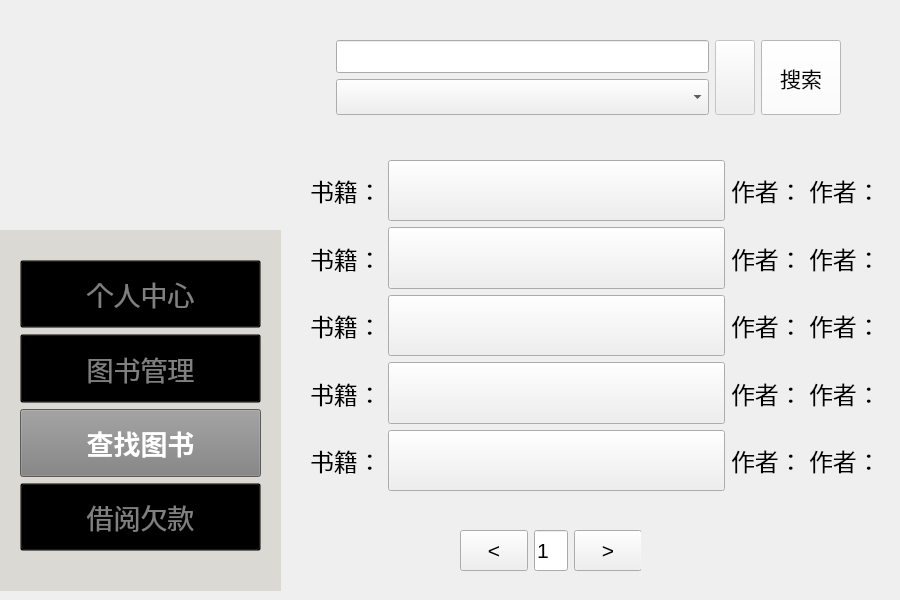
<?xml version="1.0" encoding="UTF-8"?>
<ui version="4.0">
 <class>findbook</class>
 <widget class="QWidget" name="findbook">
  <property name="geometry">
   <rect>
    <x>0</x>
    <y>0</y>
    <width>900</width>
    <height>600</height>
   </rect>
  </property>
  <property name="sizePolicy">
   <sizepolicy hsizetype="Ignored" vsizetype="Preferred">
    <horstretch>0</horstretch>
    <verstretch>0</verstretch>
   </sizepolicy>
  </property>
  <property name="windowTitle">
   <string>Form</string>
  </property>
  <widget class="QWidget" name="verticalLayoutWidget_4">
   <property name="geometry">
    <rect>
     <x>310</x>
     <y>160</y>
     <width>571</width>
     <height>331</height>
    </rect>
   </property>
   <layout class="QVBoxLayout" name="verticalLayout_3">
    <item>
     <layout class="QHBoxLayout" name="horizontalLayout_11">
      <item>
       <widget class="QLabel" name="n1">
        <property name="sizePolicy">
         <sizepolicy hsizetype="Fixed" vsizetype="Preferred">
          <horstretch>0</horstretch>
          <verstretch>0</verstretch>
         </sizepolicy>
        </property>
        <property name="font">
         <font>
          <pointsize>18</pointsize>
         </font>
        </property>
        <property name="text">
         <string>书籍：</string>
        </property>
       </widget>
      </item>
      <item>
       <widget class="QPushButton" name="bookk">
        <property name="sizePolicy">
         <sizepolicy hsizetype="Preferred" vsizetype="Expanding">
          <horstretch>0</horstretch>
          <verstretch>0</verstretch>
         </sizepolicy>
        </property>
        <property name="font">
         <font>
          <pointsize>14</pointsize>
         </font>
        </property>
        <property name="styleSheet">
         <string notr="true">border: none;
    background-color: rgba(0, 0, 0, 0); /* 设置背景颜色为透明}</string>
        </property>
        <property name="text">
         <string> </string>
        </property>
       </widget>
      </item>
      <item>
       <widget class="QLabel" name="n11">
        <property name="sizePolicy">
         <sizepolicy hsizetype="Fixed" vsizetype="Preferred">
          <horstretch>0</horstretch>
          <verstretch>0</verstretch>
         </sizepolicy>
        </property>
        <property name="font">
         <font>
          <pointsize>18</pointsize>
         </font>
        </property>
        <property name="text">
         <string>作者：</string>
        </property>
       </widget>
      </item>
      <item>
       <widget class="QLabel" name="author1">
        <property name="sizePolicy">
         <sizepolicy hsizetype="Fixed" vsizetype="Preferred">
          <horstretch>0</horstretch>
          <verstretch>0</verstretch>
         </sizepolicy>
        </property>
        <property name="font">
         <font>
          <pointsize>18</pointsize>
         </font>
        </property>
        <property name="text">
         <string>作者：</string>
        </property>
       </widget>
      </item>
     </layout>
    </item>
    <item>
     <layout class="QHBoxLayout" name="horizontalLayout_10">
      <item>
       <widget class="QLabel" name="n2">
        <property name="sizePolicy">
         <sizepolicy hsizetype="Fixed" vsizetype="Preferred">
          <horstretch>0</horstretch>
          <verstretch>0</verstretch>
         </sizepolicy>
        </property>
        <property name="font">
         <font>
          <pointsize>18</pointsize>
         </font>
        </property>
        <property name="text">
         <string>书籍：</string>
        </property>
       </widget>
      </item>
      <item>
       <widget class="QPushButton" name="bookk2">
        <property name="sizePolicy">
         <sizepolicy hsizetype="Preferred" vsizetype="Expanding">
          <horstretch>0</horstretch>
          <verstretch>0</verstretch>
         </sizepolicy>
        </property>
        <property name="font">
         <font>
          <pointsize>14</pointsize>
         </font>
        </property>
        <property name="styleSheet">
         <string notr="true">border: none;
    background-color: rgba(0, 0, 0, 0); /* 设置背景颜色为透明}</string>
        </property>
        <property name="text">
         <string> </string>
        </property>
       </widget>
      </item>
      <item>
       <widget class="QLabel" name="n22">
        <property name="sizePolicy">
         <sizepolicy hsizetype="Fixed" vsizetype="Preferred">
          <horstretch>0</horstretch>
          <verstretch>0</verstretch>
         </sizepolicy>
        </property>
        <property name="font">
         <font>
          <pointsize>18</pointsize>
         </font>
        </property>
        <property name="text">
         <string>作者：</string>
        </property>
       </widget>
      </item>
      <item>
       <widget class="QLabel" name="author2">
        <property name="sizePolicy">
         <sizepolicy hsizetype="Fixed" vsizetype="Preferred">
          <horstretch>0</horstretch>
          <verstretch>0</verstretch>
         </sizepolicy>
        </property>
        <property name="font">
         <font>
          <pointsize>18</pointsize>
         </font>
        </property>
        <property name="text">
         <string>作者：</string>
        </property>
       </widget>
      </item>
     </layout>
    </item>
    <item>
     <layout class="QHBoxLayout" name="horizontalLayout_9">
      <item>
       <widget class="QLabel" name="n3">
        <property name="sizePolicy">
         <sizepolicy hsizetype="Fixed" vsizetype="Preferred">
          <horstretch>0</horstretch>
          <verstretch>0</verstretch>
         </sizepolicy>
        </property>
        <property name="font">
         <font>
          <pointsize>18</pointsize>
         </font>
        </property>
        <property name="text">
         <string>书籍：</string>
        </property>
       </widget>
      </item>
      <item>
       <widget class="QPushButton" name="bookk3">
        <property name="sizePolicy">
         <sizepolicy hsizetype="Preferred" vsizetype="Expanding">
          <horstretch>0</horstretch>
          <verstretch>0</verstretch>
         </sizepolicy>
        </property>
        <property name="font">
         <font>
          <pointsize>14</pointsize>
         </font>
        </property>
        <property name="styleSheet">
         <string notr="true">border: none;
    background-color: rgba(0, 0, 0, 0); /* 设置背景颜色为透明}</string>
        </property>
        <property name="text">
         <string> </string>
        </property>
       </widget>
      </item>
      <item>
       <widget class="QLabel" name="n33">
        <property name="sizePolicy">
         <sizepolicy hsizetype="Fixed" vsizetype="Preferred">
          <horstretch>0</horstretch>
          <verstretch>0</verstretch>
         </sizepolicy>
        </property>
        <property name="font">
         <font>
          <pointsize>18</pointsize>
         </font>
        </property>
        <property name="text">
         <string>作者：</string>
        </property>
       </widget>
      </item>
      <item>
       <widget class="QLabel" name="author3">
        <property name="sizePolicy">
         <sizepolicy hsizetype="Fixed" vsizetype="Preferred">
          <horstretch>0</horstretch>
          <verstretch>0</verstretch>
         </sizepolicy>
        </property>
        <property name="font">
         <font>
          <pointsize>18</pointsize>
         </font>
        </property>
        <property name="text">
         <string>作者：</string>
        </property>
       </widget>
      </item>
     </layout>
    </item>
    <item>
     <layout class="QHBoxLayout" name="horizontalLayout_6">
      <item>
       <widget class="QLabel" name="n4">
        <property name="sizePolicy">
         <sizepolicy hsizetype="Fixed" vsizetype="Preferred">
          <horstretch>0</horstretch>
          <verstretch>0</verstretch>
         </sizepolicy>
        </property>
        <property name="font">
         <font>
          <pointsize>18</pointsize>
         </font>
        </property>
        <property name="text">
         <string>书籍：</string>
        </property>
       </widget>
      </item>
      <item>
       <widget class="QPushButton" name="bookk4">
        <property name="sizePolicy">
         <sizepolicy hsizetype="Preferred" vsizetype="Expanding">
          <horstretch>0</horstretch>
          <verstretch>0</verstretch>
         </sizepolicy>
        </property>
        <property name="font">
         <font>
          <pointsize>14</pointsize>
         </font>
        </property>
        <property name="styleSheet">
         <string notr="true">border: none;
    background-color: rgba(0, 0, 0, 0); /* 设置背景颜色为透明}</string>
        </property>
        <property name="text">
         <string> </string>
        </property>
       </widget>
      </item>
      <item>
       <widget class="QLabel" name="n44">
        <property name="sizePolicy">
         <sizepolicy hsizetype="Fixed" vsizetype="Preferred">
          <horstretch>0</horstretch>
          <verstretch>0</verstretch>
         </sizepolicy>
        </property>
        <property name="font">
         <font>
          <pointsize>18</pointsize>
         </font>
        </property>
        <property name="text">
         <string>作者：</string>
        </property>
       </widget>
      </item>
      <item>
       <widget class="QLabel" name="author4">
        <property name="sizePolicy">
         <sizepolicy hsizetype="Fixed" vsizetype="Preferred">
          <horstretch>0</horstretch>
          <verstretch>0</verstretch>
         </sizepolicy>
        </property>
        <property name="font">
         <font>
          <pointsize>18</pointsize>
         </font>
        </property>
        <property name="text">
         <string>作者：</string>
        </property>
       </widget>
      </item>
     </layout>
    </item>
    <item>
     <layout class="QHBoxLayout" name="horizontalLayout_4">
      <item>
       <widget class="QLabel" name="n5">
        <property name="sizePolicy">
         <sizepolicy hsizetype="Fixed" vsizetype="Preferred">
          <horstretch>0</horstretch>
          <verstretch>0</verstretch>
         </sizepolicy>
        </property>
        <property name="font">
         <font>
          <pointsize>18</pointsize>
         </font>
        </property>
        <property name="text">
         <string>书籍：</string>
        </property>
       </widget>
      </item>
      <item>
       <widget class="QPushButton" name="bookk5">
        <property name="sizePolicy">
         <sizepolicy hsizetype="Preferred" vsizetype="Expanding">
          <horstretch>0</horstretch>
          <verstretch>0</verstretch>
         </sizepolicy>
        </property>
        <property name="font">
         <font>
          <pointsize>14</pointsize>
         </font>
        </property>
        <property name="styleSheet">
         <string notr="true">border: none;
    background-color: rgba(0, 0, 0, 0); /* 设置背景颜色为透明}</string>
        </property>
        <property name="text">
         <string> </string>
        </property>
       </widget>
      </item>
      <item>
       <widget class="QLabel" name="n55">
        <property name="sizePolicy">
         <sizepolicy hsizetype="Fixed" vsizetype="Preferred">
          <horstretch>0</horstretch>
          <verstretch>0</verstretch>
         </sizepolicy>
        </property>
        <property name="font">
         <font>
          <pointsize>18</pointsize>
         </font>
        </property>
        <property name="text">
         <string>作者：</string>
        </property>
       </widget>
      </item>
      <item>
       <widget class="QLabel" name="author5">
        <property name="sizePolicy">
         <sizepolicy hsizetype="Fixed" vsizetype="Preferred">
          <horstretch>0</horstretch>
          <verstretch>0</verstretch>
         </sizepolicy>
        </property>
        <property name="font">
         <font>
          <pointsize>18</pointsize>
         </font>
        </property>
        <property name="text">
         <string>作者：</string>
        </property>
       </widget>
      </item>
     </layout>
    </item>
   </layout>
  </widget>
  <widget class="QLabel" name="logo">
   <property name="enabled">
    <bool>true</bool>
   </property>
   <property name="geometry">
    <rect>
     <x>0</x>
     <y>0</y>
     <width>281</width>
     <height>271</height>
    </rect>
   </property>
   <property name="styleSheet">
    <string notr="true">QLabel {
    background-color: transparent;
}
</string>
   </property>
   <property name="frameShape">
    <enum>QFrame::Shape::NoFrame</enum>
   </property>
   <property name="frameShadow">
    <enum>QFrame::Shadow::Plain</enum>
   </property>
   <property name="text">
    <string/>
   </property>
   <property name="pixmap">
    <pixmap resource="Logo.qrc">:/image/Logo.png</pixmap>
   </property>
   <property name="scaledContents">
    <bool>true</bool>
   </property>
   <property name="wordWrap">
    <bool>false</bool>
   </property>
   <property name="openExternalLinks">
    <bool>false</bool>
   </property>
   <property name="textInteractionFlags">
    <set>Qt::TextInteractionFlag::LinksAccessibleByMouse</set>
   </property>
  </widget>
  <widget class="QLabel" name="cat_1">
   <property name="geometry">
    <rect>
     <x>790</x>
     <y>490</y>
     <width>171</width>
     <height>221</height>
    </rect>
   </property>
   <property name="sizePolicy">
    <sizepolicy hsizetype="Expanding" vsizetype="Expanding">
     <horstretch>0</horstretch>
     <verstretch>0</verstretch>
    </sizepolicy>
   </property>
   <property name="maximumSize">
    <size>
     <width>300</width>
     <height>300</height>
    </size>
   </property>
   <property name="text">
    <string/>
   </property>
   <property name="pixmap">
    <pixmap resource="Logo.qrc">:/image/Cat(1).png</pixmap>
   </property>
   <property name="scaledContents">
    <bool>true</bool>
   </property>
  </widget>
  <widget class="QWidget" name="verticalLayoutWidget">
   <property name="geometry">
    <rect>
     <x>0</x>
     <y>230</y>
     <width>281</width>
     <height>361</height>
    </rect>
   </property>
   <layout class="QVBoxLayout" name="mode">
    <item>
     <widget class="QFrame" name="frame">
      <property name="enabled">
       <bool>true</bool>
      </property>
      <property name="acceptDrops">
       <bool>false</bool>
      </property>
      <property name="autoFillBackground">
       <bool>false</bool>
      </property>
      <property name="styleSheet">
       <string notr="true">QFrame {
    background-color: rgb(218,217,211); 
}
</string>
      </property>
      <property name="frameShape">
       <enum>QFrame::Shape::NoFrame</enum>
      </property>
      <property name="frameShadow">
       <enum>QFrame::Shadow::Plain</enum>
      </property>
      <widget class="QWidget" name="verticalLayoutWidget_2">
       <property name="geometry">
        <rect>
         <x>20</x>
         <y>30</y>
         <width>241</width>
         <height>291</height>
        </rect>
       </property>
       <layout class="QVBoxLayout" name="verticalLayout_2">
        <item>
         <widget class="QPushButton" name="PersonalMode_Button">
          <property name="enabled">
           <bool>true</bool>
          </property>
          <property name="sizePolicy">
           <sizepolicy hsizetype="Expanding" vsizetype="Expanding">
            <horstretch>0</horstretch>
            <verstretch>0</verstretch>
           </sizepolicy>
          </property>
          <property name="font">
           <font>
            <pointsize>20</pointsize>
            <bold>false</bold>
           </font>
          </property>
          <property name="focusPolicy">
           <enum>Qt::FocusPolicy::ClickFocus</enum>
          </property>
          <property name="layoutDirection">
           <enum>Qt::LayoutDirection::LeftToRight</enum>
          </property>
          <property name="autoFillBackground">
           <bool>false</bool>
          </property>
          <property name="styleSheet">
           <string notr="true">QPushButton {
    background-color: transparent;
    color: grey;
}
</string>
          </property>
          <property name="text">
           <string>个人中心</string>
          </property>
         </widget>
        </item>
        <item>
         <widget class="QPushButton" name="BookMode_Button">
          <property name="enabled">
           <bool>true</bool>
          </property>
          <property name="sizePolicy">
           <sizepolicy hsizetype="Expanding" vsizetype="Expanding">
            <horstretch>0</horstretch>
            <verstretch>0</verstretch>
           </sizepolicy>
          </property>
          <property name="palette">
           <palette>
            <active>
             <colorrole role="WindowText">
              <brush brushstyle="SolidPattern">
               <color alpha="255">
                <red>128</red>
                <green>128</green>
                <blue>128</blue>
               </color>
              </brush>
             </colorrole>
             <colorrole role="Button">
              <brush brushstyle="SolidPattern">
               <color alpha="0">
                <red>0</red>
                <green>0</green>
                <blue>0</blue>
               </color>
              </brush>
             </colorrole>
             <colorrole role="Text">
              <brush brushstyle="SolidPattern">
               <color alpha="255">
                <red>128</red>
                <green>128</green>
                <blue>128</blue>
               </color>
              </brush>
             </colorrole>
             <colorrole role="ButtonText">
              <brush brushstyle="SolidPattern">
               <color alpha="255">
                <red>128</red>
                <green>128</green>
                <blue>128</blue>
               </color>
              </brush>
             </colorrole>
             <colorrole role="Base">
              <brush brushstyle="SolidPattern">
               <color alpha="0">
                <red>0</red>
                <green>0</green>
                <blue>0</blue>
               </color>
              </brush>
             </colorrole>
             <colorrole role="Window">
              <brush brushstyle="SolidPattern">
               <color alpha="0">
                <red>0</red>
                <green>0</green>
                <blue>0</blue>
               </color>
              </brush>
             </colorrole>
             <colorrole role="PlaceholderText">
              <brush brushstyle="SolidPattern">
               <color alpha="128">
                <red>128</red>
                <green>128</green>
                <blue>128</blue>
               </color>
              </brush>
             </colorrole>
            </active>
            <inactive>
             <colorrole role="WindowText">
              <brush brushstyle="SolidPattern">
               <color alpha="255">
                <red>128</red>
                <green>128</green>
                <blue>128</blue>
               </color>
              </brush>
             </colorrole>
             <colorrole role="Button">
              <brush brushstyle="SolidPattern">
               <color alpha="0">
                <red>0</red>
                <green>0</green>
                <blue>0</blue>
               </color>
              </brush>
             </colorrole>
             <colorrole role="Text">
              <brush brushstyle="SolidPattern">
               <color alpha="255">
                <red>128</red>
                <green>128</green>
                <blue>128</blue>
               </color>
              </brush>
             </colorrole>
             <colorrole role="ButtonText">
              <brush brushstyle="SolidPattern">
               <color alpha="255">
                <red>128</red>
                <green>128</green>
                <blue>128</blue>
               </color>
              </brush>
             </colorrole>
             <colorrole role="Base">
              <brush brushstyle="SolidPattern">
               <color alpha="0">
                <red>0</red>
                <green>0</green>
                <blue>0</blue>
               </color>
              </brush>
             </colorrole>
             <colorrole role="Window">
              <brush brushstyle="SolidPattern">
               <color alpha="0">
                <red>0</red>
                <green>0</green>
                <blue>0</blue>
               </color>
              </brush>
             </colorrole>
             <colorrole role="PlaceholderText">
              <brush brushstyle="SolidPattern">
               <color alpha="128">
                <red>128</red>
                <green>128</green>
                <blue>128</blue>
               </color>
              </brush>
             </colorrole>
            </inactive>
            <disabled>
             <colorrole role="WindowText">
              <brush brushstyle="SolidPattern">
               <color alpha="255">
                <red>128</red>
                <green>128</green>
                <blue>128</blue>
               </color>
              </brush>
             </colorrole>
             <colorrole role="Button">
              <brush brushstyle="SolidPattern">
               <color alpha="0">
                <red>0</red>
                <green>0</green>
                <blue>0</blue>
               </color>
              </brush>
             </colorrole>
             <colorrole role="Text">
              <brush brushstyle="SolidPattern">
               <color alpha="255">
                <red>128</red>
                <green>128</green>
                <blue>128</blue>
               </color>
              </brush>
             </colorrole>
             <colorrole role="ButtonText">
              <brush brushstyle="SolidPattern">
               <color alpha="255">
                <red>128</red>
                <green>128</green>
                <blue>128</blue>
               </color>
              </brush>
             </colorrole>
             <colorrole role="Base">
              <brush brushstyle="SolidPattern">
               <color alpha="0">
                <red>0</red>
                <green>0</green>
                <blue>0</blue>
               </color>
              </brush>
             </colorrole>
             <colorrole role="Window">
              <brush brushstyle="SolidPattern">
               <color alpha="0">
                <red>0</red>
                <green>0</green>
                <blue>0</blue>
               </color>
              </brush>
             </colorrole>
             <colorrole role="PlaceholderText">
              <brush brushstyle="SolidPattern">
               <color alpha="128">
                <red>128</red>
                <green>128</green>
                <blue>128</blue>
               </color>
              </brush>
             </colorrole>
            </disabled>
           </palette>
          </property>
          <property name="font">
           <font>
            <pointsize>20</pointsize>
            <bold>false</bold>
           </font>
          </property>
          <property name="mouseTracking">
           <bool>false</bool>
          </property>
          <property name="acceptDrops">
           <bool>false</bool>
          </property>
          <property name="layoutDirection">
           <enum>Qt::LayoutDirection::LeftToRight</enum>
          </property>
          <property name="autoFillBackground">
           <bool>false</bool>
          </property>
          <property name="styleSheet">
           <string notr="true">QPushButton {
    background-color: transparent;
    color: grey;
}
</string>
          </property>
          <property name="text">
           <string>图书管理</string>
          </property>
         </widget>
        </item>
        <item>
         <widget class="QPushButton" name="FindBookMode_Button">
          <property name="sizePolicy">
           <sizepolicy hsizetype="Expanding" vsizetype="Expanding">
            <horstretch>0</horstretch>
            <verstretch>0</verstretch>
           </sizepolicy>
          </property>
          <property name="font">
           <font>
            <pointsize>20</pointsize>
            <bold>true</bold>
           </font>
          </property>
          <property name="layoutDirection">
           <enum>Qt::LayoutDirection::LeftToRight</enum>
          </property>
          <property name="autoFillBackground">
           <bool>false</bool>
          </property>
          <property name="styleSheet">
           <string notr="true">QPushButton {
    background-color: gray;
    color: white;
}</string>
          </property>
          <property name="text">
           <string>查找图书</string>
          </property>
         </widget>
        </item>
        <item>
         <widget class="QPushButton" name="PayMode_Button">
          <property name="sizePolicy">
           <sizepolicy hsizetype="Expanding" vsizetype="Expanding">
            <horstretch>0</horstretch>
            <verstretch>0</verstretch>
           </sizepolicy>
          </property>
          <property name="font">
           <font>
            <pointsize>20</pointsize>
           </font>
          </property>
          <property name="layoutDirection">
           <enum>Qt::LayoutDirection::LeftToRight</enum>
          </property>
          <property name="autoFillBackground">
           <bool>false</bool>
          </property>
          <property name="styleSheet">
           <string notr="true">QPushButton {
    background-color: transparent;
    color: grey;
}
</string>
          </property>
          <property name="text">
           <string>借阅欠款</string>
          </property>
         </widget>
        </item>
       </layout>
       <zorder>BookMode_Button</zorder>
       <zorder>FindBookMode_Button</zorder>
       <zorder>PayMode_Button</zorder>
       <zorder>PersonalMode_Button</zorder>
      </widget>
     </widget>
    </item>
   </layout>
  </widget>
  <widget class="QWidget" name="horizontalLayoutWidget">
   <property name="geometry">
    <rect>
     <x>330</x>
     <y>40</y>
     <width>511</width>
     <height>75</height>
    </rect>
   </property>
   <layout class="QHBoxLayout" name="horizontalLayout">
    <item>
     <layout class="QFormLayout" name="formLayout_3">
      <item row="0" column="1">
       <widget class="QLineEdit" name="label_input">
        <property name="sizePolicy">
         <sizepolicy hsizetype="Expanding" vsizetype="Expanding">
          <horstretch>0</horstretch>
          <verstretch>0</verstretch>
         </sizepolicy>
        </property>
       </widget>
      </item>
      <item row="1" column="1">
       <widget class="QComboBox" name="Type_Name_chose">
        <property name="font">
         <font>
          <pointsize>18</pointsize>
         </font>
        </property>
        <property name="autoFillBackground">
         <bool>false</bool>
        </property>
        <property name="styleSheet">
         <string notr="true"/>
        </property>
        <property name="editable">
         <bool>false</bool>
        </property>
        <property name="currentText">
         <string/>
        </property>
        <property name="insertPolicy">
         <enum>QComboBox::InsertPolicy::InsertAtBottom</enum>
        </property>
        <property name="placeholderText">
         <string/>
        </property>
        <item>
         <property name="text">
          <string/>
         </property>
        </item>
        <item>
         <property name="text">
          <string>文學作品、小說</string>
         </property>
        </item>
        <item>
         <property name="text">
          <string>童書</string>
         </property>
        </item>
        <item>
         <property name="text">
          <string>教科書</string>
         </property>
        </item>
        <item>
         <property name="text">
          <string>傳記和回憶錄</string>
         </property>
        </item>
        <item>
         <property name="text">
          <string>科幻</string>
         </property>
        </item>
        <item>
         <property name="text">
          <string>历史</string>
         </property>
        </item>
        <item>
         <property name="text">
          <string>哲學</string>
         </property>
        </item>
       </widget>
      </item>
     </layout>
    </item>
    <item>
     <widget class="QPushButton" name="pushButton">
      <property name="enabled">
       <bool>false</bool>
      </property>
      <property name="sizePolicy">
       <sizepolicy hsizetype="Minimum" vsizetype="Ignored">
        <horstretch>0</horstretch>
        <verstretch>0</verstretch>
       </sizepolicy>
      </property>
      <property name="styleSheet">
       <string notr="true">QPushButton{
border: none;\n    background-color: rgba(0, 0, 0, 0); /* 设置背景颜色为透明}
}</string>
      </property>
      <property name="text">
       <string/>
      </property>
     </widget>
    </item>
    <item>
     <widget class="QPushButton" name="find_button">
      <property name="sizePolicy">
       <sizepolicy hsizetype="Minimum" vsizetype="Expanding">
        <horstretch>0</horstretch>
        <verstretch>0</verstretch>
       </sizepolicy>
      </property>
      <property name="font">
       <font>
        <pointsize>16</pointsize>
       </font>
      </property>
      <property name="styleSheet">
       <string notr="true">QPushButton {
    background-color: white;}</string>
      </property>
      <property name="text">
       <string>搜索</string>
      </property>
     </widget>
    </item>
   </layout>
  </widget>
  <widget class="QWidget" name="horizontalLayoutWidget_2">
   <property name="geometry">
    <rect>
     <x>460</x>
     <y>530</y>
     <width>181</width>
     <height>41</height>
    </rect>
   </property>
   <layout class="QHBoxLayout" name="horizontalLayout_2">
    <item>
     <widget class="QPushButton" name="reduce_button">
      <property name="sizePolicy">
       <sizepolicy hsizetype="Minimum" vsizetype="Expanding">
        <horstretch>0</horstretch>
        <verstretch>0</verstretch>
       </sizepolicy>
      </property>
      <property name="font">
       <font>
        <pointsize>16</pointsize>
       </font>
      </property>
      <property name="text">
       <string>&lt;</string>
      </property>
     </widget>
    </item>
    <item>
     <widget class="QLineEdit" name="pages">
      <property name="sizePolicy">
       <sizepolicy hsizetype="Expanding" vsizetype="Expanding">
        <horstretch>0</horstretch>
        <verstretch>0</verstretch>
       </sizepolicy>
      </property>
      <property name="font">
       <font>
        <pointsize>16</pointsize>
       </font>
      </property>
      <property name="text">
       <string>1</string>
      </property>
     </widget>
    </item>
    <item>
     <widget class="QPushButton" name="raise_button">
      <property name="sizePolicy">
       <sizepolicy hsizetype="Minimum" vsizetype="Expanding">
        <horstretch>0</horstretch>
        <verstretch>0</verstretch>
       </sizepolicy>
      </property>
      <property name="font">
       <font>
        <pointsize>16</pointsize>
       </font>
      </property>
      <property name="text">
       <string>&gt;</string>
      </property>
     </widget>
    </item>
   </layout>
  </widget>
 </widget>
 <resources>
  <include location="Logo.qrc"/>
 </resources>
 <connections/>
</ui>
